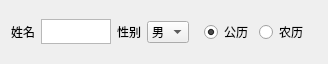
               <widget class="QWidget" name="widgetName" native="true">
                <property name="maximumSize">
                 <size>
                  <width>16777215</width>
                  <height>50</height>
                 </size>
                </property>
                <layout class="QHBoxLayout" name="horizontalLayout_4">
                 <item>
                  <widget class="QLabel" name="labelName">
                   <property name="text">
                    <string>姓名</string>
                   </property>
                  </widget>
                 </item>
                 <item>
                  <widget class="QTextEdit" name="editName">
                   <property name="maximumSize">
                    <size>
                     <width>70</width>
                     <height>25</height>
                    </size>
                   </property>
                  </widget>
                 </item>
                 <item>
                  <widget class="QLabel" name="labelSex">
                   <property name="text">
                    <string>性别</string>
                   </property>
                  </widget>
                 </item>
                 <item>
                  <widget class="QComboBox" name="comboSex">
                   <item>
                    <property name="text">
                     <string>男</string>
                    </property>
                   </item>
                   <item>
                    <property name="text">
                     <string>女</string>
                    </property>
                   </item>
                  </widget>
                 </item>
                 <item>
                  <widget class="QWidget" name="widgetIsLunar" native="true">
                   <property name="maximumSize">
                    <size>
                     <width>16777215</width>
                     <height>50</height>
                    </size>
                   </property>
                   <layout class="QHBoxLayout" name="horizontalLayout_5">
                    <item>
                     <widget class="QRadioButton" name="radBtnSolar">
                      <property name="text">
                       <string>公历</string>
                      </property>
                      <property name="checked">
                       <bool>true</bool>
                      </property>
                     </widget>
                    </item>
                    <item>
                     <widget class="QRadioButton" name="radBtnLunar">
                      <property name="text">
                       <string>农历</string>
                      </property>
                     </widget>
                    </item>
                   </layout>
                  </widget>
                 </item>
                </layout>
               </widget>
